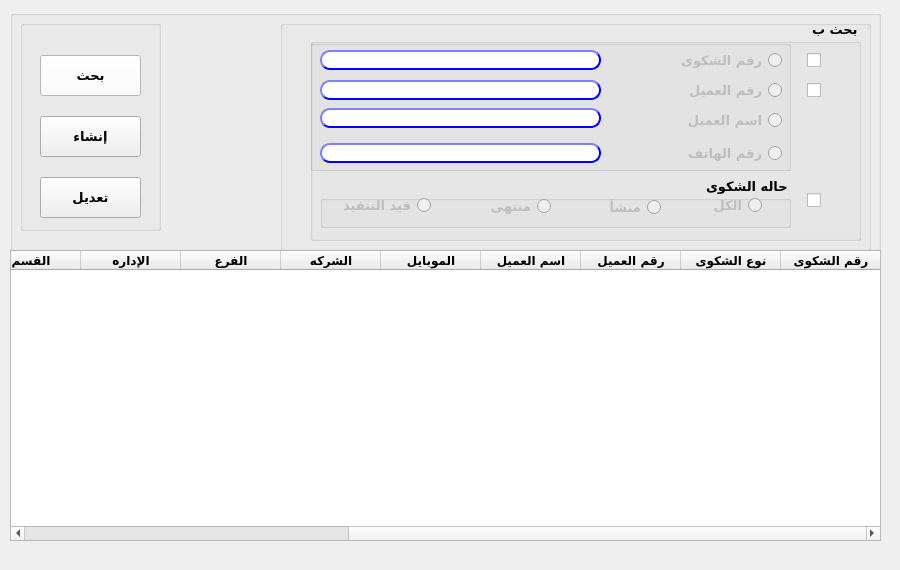
<?xml version="1.0" encoding="UTF-8"?>
<ui version="4.0">
 <class>QForm_prom_display</class>
 <widget class="QWidget" name="QForm_prom_display">
  <property name="geometry">
   <rect>
    <x>0</x>
    <y>0</y>
    <width>900</width>
    <height>570</height>
   </rect>
  </property>
  <property name="minimumSize">
   <size>
    <width>900</width>
    <height>570</height>
   </size>
  </property>
  <property name="maximumSize">
   <size>
    <width>900</width>
    <height>570</height>
   </size>
  </property>
  <property name="windowTitle">
   <string>شكاوى العملاء</string>
  </property>
  <property name="toolTip">
   <string/>
  </property>
  <property name="statusTip">
   <string extracomment="display customers"/>
  </property>
  <property name="whatsThis">
   <string extracomment="display customer"/>
  </property>
  <property name="accessibleName">
   <string extracomment="display cust"/>
  </property>
  <property name="accessibleDescription">
   <string extracomment="display cust1"/>
  </property>
  <property name="layoutDirection">
   <enum>Qt::RightToLeft</enum>
  </property>
  <widget class="QGroupBox" name="groupBox">
   <property name="geometry">
    <rect>
     <x>10</x>
     <y>10</y>
     <width>871</width>
     <height>241</height>
    </rect>
   </property>
   <property name="font">
    <font>
     <family>29LT Bukra Regular</family>
     <pointsize>10</pointsize>
     <weight>75</weight>
     <bold>true</bold>
    </font>
   </property>
   <property name="layoutDirection">
    <enum>Qt::LeftToRight</enum>
   </property>
   <property name="autoFillBackground">
    <bool>false</bool>
   </property>
   <property name="styleSheet">
    <string notr="true"/>
   </property>
   <property name="title">
    <string/>
   </property>
   <widget class="QGroupBox" name="groupBox_5">
    <property name="geometry">
     <rect>
      <x>270</x>
      <y>10</y>
      <width>591</width>
      <height>231</height>
     </rect>
    </property>
    <property name="font">
     <font>
      <family>29LT Bukra Regular</family>
      <pointsize>10</pointsize>
      <weight>75</weight>
      <bold>true</bold>
     </font>
    </property>
    <property name="layoutDirection">
     <enum>Qt::RightToLeft</enum>
    </property>
    <property name="title">
     <string/>
    </property>
    <widget class="QGroupBox" name="QgroupBox_prom">
     <property name="enabled">
      <bool>true</bool>
     </property>
     <property name="geometry">
      <rect>
       <x>30</x>
       <y>0</y>
       <width>551</width>
       <height>221</height>
      </rect>
     </property>
     <property name="font">
      <font>
       <family>29LT Bukra Regular</family>
       <pointsize>10</pointsize>
       <weight>75</weight>
       <bold>true</bold>
      </font>
     </property>
     <property name="title">
      <string>بحث ب</string>
     </property>
     <widget class="QGroupBox" name="groupBox_4">
      <property name="enabled">
       <bool>true</bool>
      </property>
      <property name="geometry">
       <rect>
        <x>0</x>
        <y>20</y>
        <width>481</width>
        <height>131</height>
       </rect>
      </property>
      <property name="font">
       <font>
        <family>29LT Bukra Regular</family>
        <pointsize>10</pointsize>
        <weight>75</weight>
        <bold>true</bold>
       </font>
      </property>
      <property name="layoutDirection">
       <enum>Qt::RightToLeft</enum>
      </property>
      <property name="title">
       <string/>
      </property>
      <widget class="QRadioButton" name="Rbtn_custNo">
       <property name="enabled">
        <bool>false</bool>
       </property>
       <property name="geometry">
        <rect>
         <x>331</x>
         <y>40</y>
         <width>141</width>
         <height>20</height>
        </rect>
       </property>
       <property name="font">
        <font>
         <family>29LT Bukra Regular</family>
         <pointsize>10</pointsize>
         <weight>75</weight>
         <bold>true</bold>
        </font>
       </property>
       <property name="text">
        <string>رقم العميل</string>
       </property>
      </widget>
      <widget class="QLineEdit" name="LE_custNo">
       <property name="enabled">
        <bool>false</bool>
       </property>
       <property name="geometry">
        <rect>
         <x>10</x>
         <y>40</y>
         <width>281</width>
         <height>20</height>
        </rect>
       </property>
       <property name="font">
        <font>
         <family>29LT Bukra Regular</family>
         <weight>75</weight>
         <bold>true</bold>
        </font>
       </property>
       <property name="styleSheet">
        <string notr="true">QLineEdit{
                                        background-color: white;
                                        border-style: outset;
                                        border-width: 2px;
                                        border-radius: 10px;
                                        border-color: blue;
                                        min-width: 6em;
                                        }
                                        QLineEdit:hover {
                                        background: qradialgradient(
                                        cx: 0.3, cy: -0.4, fx: 0.3, fy: -0.4,
                                        radius: 1.35, stop: 0 #fff, stop: 1 #bbb
                                        );
                                        }
                                       QLineEdit:pressed {
                                        border-style: inset;
                                        background: qradialgradient(
                                        cx: 0.4, cy: -0.1, fx: 0.4, fy: -0.1,
                                        radius: 1.35, stop: 0 #fff, stop: 1 #ddd
                                        );
                                        }
                                    </string>
       </property>
      </widget>
      <widget class="QRadioButton" name="Rbtn_custPhone">
       <property name="enabled">
        <bool>false</bool>
       </property>
       <property name="geometry">
        <rect>
         <x>331</x>
         <y>103</y>
         <width>141</width>
         <height>20</height>
        </rect>
       </property>
       <property name="font">
        <font>
         <family>29LT Bukra Regular</family>
         <pointsize>10</pointsize>
         <weight>75</weight>
         <bold>true</bold>
        </font>
       </property>
       <property name="text">
        <string>رقم الهاتف</string>
       </property>
      </widget>
      <widget class="QLineEdit" name="LE_custPhone">
       <property name="enabled">
        <bool>false</bool>
       </property>
       <property name="geometry">
        <rect>
         <x>10</x>
         <y>103</y>
         <width>281</width>
         <height>20</height>
        </rect>
       </property>
       <property name="font">
        <font>
         <family>29LT Bukra Regular</family>
         <weight>75</weight>
         <bold>true</bold>
        </font>
       </property>
       <property name="styleSheet">
        <string notr="true">QLineEdit{
                                        background-color: white;
                                        border-style: outset;
                                        border-width: 2px;
                                        border-radius: 10px;
                                        border-color: blue;
                                        min-width: 6em;
                                        }
                                        QLineEdit:hover {
                                        background: qradialgradient(
                                        cx: 0.3, cy: -0.4, fx: 0.3, fy: -0.4,
                                        radius: 1.35, stop: 0 #fff, stop: 1 #bbb
                                        );
                                        }
                                       QLineEdit:pressed {
                                        border-style: inset;
                                        background: qradialgradient(
                                        cx: 0.4, cy: -0.1, fx: 0.4, fy: -0.1,
                                        radius: 1.35, stop: 0 #fff, stop: 1 #ddd
                                        );
                                        }
                                    </string>
       </property>
      </widget>
      <widget class="QLineEdit" name="LE_custName">
       <property name="enabled">
        <bool>false</bool>
       </property>
       <property name="geometry">
        <rect>
         <x>10</x>
         <y>68</y>
         <width>281</width>
         <height>20</height>
        </rect>
       </property>
       <property name="font">
        <font>
         <family>29LT Bukra Regular</family>
         <weight>75</weight>
         <bold>true</bold>
        </font>
       </property>
       <property name="styleSheet">
        <string notr="true">QLineEdit{
                                        background-color: white;
                                        border-style: outset;
                                        border-width: 2px;
                                        border-radius: 10px;
                                        border-color: blue;
                                        min-width: 6em;
                                        }
                                        QLineEdit:hover {
                                        background: qradialgradient(
                                        cx: 0.3, cy: -0.4, fx: 0.3, fy: -0.4,
                                        radius: 1.35, stop: 0 #fff, stop: 1 #bbb
                                        );
                                        }
                                       QLineEdit:pressed {
                                        border-style: inset;
                                        background: qradialgradient(
                                        cx: 0.4, cy: -0.1, fx: 0.4, fy: -0.1,
                                        radius: 1.35, stop: 0 #fff, stop: 1 #ddd
                                        );
                                        }
                                    </string>
       </property>
      </widget>
      <widget class="QRadioButton" name="Rbtn_custName">
       <property name="enabled">
        <bool>false</bool>
       </property>
       <property name="geometry">
        <rect>
         <x>331</x>
         <y>70</y>
         <width>141</width>
         <height>20</height>
        </rect>
       </property>
       <property name="font">
        <font>
         <family>29LT Bukra Regular</family>
         <pointsize>10</pointsize>
         <weight>75</weight>
         <bold>true</bold>
        </font>
       </property>
       <property name="text">
        <string>اسم العميل</string>
       </property>
      </widget>
      <widget class="QLineEdit" name="LE_complainNo">
       <property name="enabled">
        <bool>false</bool>
       </property>
       <property name="geometry">
        <rect>
         <x>10</x>
         <y>10</y>
         <width>281</width>
         <height>20</height>
        </rect>
       </property>
       <property name="font">
        <font>
         <family>29LT Bukra Regular</family>
         <weight>75</weight>
         <bold>true</bold>
        </font>
       </property>
       <property name="styleSheet">
        <string notr="true">QLineEdit{
                                        background-color: white;
                                        border-style: outset;
                                        border-width: 2px;
                                        border-radius: 10px;
                                        border-color: blue;
                                        min-width: 6em;
                                        }
                                        QLineEdit:hover {
                                        background: qradialgradient(
                                        cx: 0.3, cy: -0.4, fx: 0.3, fy: -0.4,
                                        radius: 1.35, stop: 0 #fff, stop: 1 #bbb
                                        );
                                        }
                                       QLineEdit:pressed {
                                        border-style: inset;
                                        background: qradialgradient(
                                        cx: 0.4, cy: -0.1, fx: 0.4, fy: -0.1,
                                        radius: 1.35, stop: 0 #fff, stop: 1 #ddd
                                        );
                                        }
                                    </string>
       </property>
      </widget>
      <widget class="QRadioButton" name="Rbtn_complainNo">
       <property name="enabled">
        <bool>false</bool>
       </property>
       <property name="geometry">
        <rect>
         <x>331</x>
         <y>10</y>
         <width>141</width>
         <height>20</height>
        </rect>
       </property>
       <property name="font">
        <font>
         <family>29LT Bukra Regular</family>
         <pointsize>10</pointsize>
         <weight>75</weight>
         <bold>true</bold>
        </font>
       </property>
       <property name="text">
        <string>رقم الشكوى</string>
       </property>
      </widget>
     </widget>
     <widget class="QGroupBox" name="groupBox_6">
      <property name="enabled">
       <bool>true</bool>
      </property>
      <property name="geometry">
       <rect>
        <x>10</x>
        <y>157</y>
        <width>471</width>
        <height>51</height>
       </rect>
      </property>
      <property name="font">
       <font>
        <family>29LT Bukra Regular</family>
        <pointsize>10</pointsize>
        <weight>75</weight>
        <bold>true</bold>
       </font>
      </property>
      <property name="layoutDirection">
       <enum>Qt::RightToLeft</enum>
      </property>
      <property name="title">
       <string>حاله الشكوى</string>
      </property>
      <widget class="QRadioButton" name="Rbtn_stsCreated">
       <property name="enabled">
        <bool>false</bool>
       </property>
       <property name="geometry">
        <rect>
         <x>270</x>
         <y>20</y>
         <width>71</width>
         <height>20</height>
        </rect>
       </property>
       <property name="font">
        <font>
         <family>29LT Bukra Regular</family>
         <pointsize>10</pointsize>
         <weight>75</weight>
         <bold>true</bold>
        </font>
       </property>
       <property name="layoutDirection">
        <enum>Qt::RightToLeft</enum>
       </property>
       <property name="text">
        <string>منشأ</string>
       </property>
      </widget>
      <widget class="QRadioButton" name="Rbtn_stsAll">
       <property name="enabled">
        <bool>false</bool>
       </property>
       <property name="geometry">
        <rect>
         <x>350</x>
         <y>20</y>
         <width>92</width>
         <height>17</height>
        </rect>
       </property>
       <property name="font">
        <font>
         <family>29LT Bukra Regular</family>
         <pointsize>10</pointsize>
         <weight>75</weight>
         <bold>true</bold>
        </font>
       </property>
       <property name="layoutDirection">
        <enum>Qt::RightToLeft</enum>
       </property>
       <property name="text">
        <string>الكل</string>
       </property>
      </widget>
      <widget class="QRadioButton" name="Rbtn_stsFinished">
       <property name="enabled">
        <bool>false</bool>
       </property>
       <property name="geometry">
        <rect>
         <x>150</x>
         <y>19</y>
         <width>81</width>
         <height>20</height>
        </rect>
       </property>
       <property name="font">
        <font>
         <family>29LT Bukra Regular</family>
         <pointsize>10</pointsize>
         <weight>75</weight>
         <bold>true</bold>
        </font>
       </property>
       <property name="layoutDirection">
        <enum>Qt::RightToLeft</enum>
       </property>
       <property name="text">
        <string>منتهى</string>
       </property>
      </widget>
      <widget class="QRadioButton" name="Rbtn_stsInprogress">
       <property name="enabled">
        <bool>false</bool>
       </property>
       <property name="geometry">
        <rect>
         <x>10</x>
         <y>18</y>
         <width>101</width>
         <height>20</height>
        </rect>
       </property>
       <property name="font">
        <font>
         <family>29LT Bukra Regular</family>
         <pointsize>10</pointsize>
         <weight>75</weight>
         <bold>true</bold>
        </font>
       </property>
       <property name="layoutDirection">
        <enum>Qt::RightToLeft</enum>
       </property>
       <property name="text">
        <string>قيد التنفيذ</string>
       </property>
      </widget>
     </widget>
     <widget class="QCheckBox" name="chk_search_status">
      <property name="geometry">
       <rect>
        <x>480</x>
        <y>170</y>
        <width>31</width>
        <height>20</height>
       </rect>
      </property>
      <property name="font">
       <font>
        <family>29LT Bukra Regular</family>
        <pointsize>10</pointsize>
        <weight>75</weight>
        <bold>true</bold>
       </font>
      </property>
      <property name="text">
       <string/>
      </property>
     </widget>
     <widget class="QCheckBox" name="chk_status_2">
      <property name="geometry">
       <rect>
        <x>470</x>
        <y>60</y>
        <width>41</width>
        <height>20</height>
       </rect>
      </property>
      <property name="font">
       <font>
        <family>29LT Bukra Regular</family>
        <pointsize>10</pointsize>
        <weight>75</weight>
        <bold>true</bold>
       </font>
      </property>
      <property name="text">
       <string/>
      </property>
     </widget>
     <widget class="QCheckBox" name="chk_search_other">
      <property name="geometry">
       <rect>
        <x>480</x>
        <y>30</y>
        <width>31</width>
        <height>20</height>
       </rect>
      </property>
      <property name="font">
       <font>
        <family>29LT Bukra Regular</family>
        <pointsize>10</pointsize>
        <weight>75</weight>
        <bold>true</bold>
       </font>
      </property>
      <property name="text">
       <string/>
      </property>
     </widget>
    </widget>
   </widget>
   <widget class="QGroupBox" name="groupBox_8">
    <property name="geometry">
     <rect>
      <x>10</x>
      <y>10</y>
      <width>141</width>
      <height>211</height>
     </rect>
    </property>
    <property name="font">
     <font>
      <family>29LT Bukra Regular</family>
      <pointsize>10</pointsize>
      <weight>75</weight>
      <bold>true</bold>
     </font>
    </property>
    <property name="title">
     <string/>
    </property>
    <widget class="QPushButton" name="Qbtn_search">
     <property name="geometry">
      <rect>
       <x>20</x>
       <y>35</y>
       <width>101</width>
       <height>41</height>
      </rect>
     </property>
     <property name="sizePolicy">
      <sizepolicy hsizetype="Preferred" vsizetype="Fixed">
       <horstretch>0</horstretch>
       <verstretch>0</verstretch>
      </sizepolicy>
     </property>
     <property name="palette">
      <palette>
       <active>
        <colorrole role="Button">
         <brush brushstyle="SolidPattern">
          <color alpha="255">
           <red>255</red>
           <green>255</green>
           <blue>255</blue>
          </color>
         </brush>
        </colorrole>
        <colorrole role="Base">
         <brush brushstyle="SolidPattern">
          <color alpha="255">
           <red>255</red>
           <green>255</green>
           <blue>255</blue>
          </color>
         </brush>
        </colorrole>
        <colorrole role="Window">
         <brush brushstyle="SolidPattern">
          <color alpha="255">
           <red>255</red>
           <green>255</green>
           <blue>255</blue>
          </color>
         </brush>
        </colorrole>
       </active>
       <inactive>
        <colorrole role="Button">
         <brush brushstyle="SolidPattern">
          <color alpha="255">
           <red>255</red>
           <green>255</green>
           <blue>255</blue>
          </color>
         </brush>
        </colorrole>
        <colorrole role="Base">
         <brush brushstyle="SolidPattern">
          <color alpha="255">
           <red>255</red>
           <green>255</green>
           <blue>255</blue>
          </color>
         </brush>
        </colorrole>
        <colorrole role="Window">
         <brush brushstyle="SolidPattern">
          <color alpha="255">
           <red>255</red>
           <green>255</green>
           <blue>255</blue>
          </color>
         </brush>
        </colorrole>
       </inactive>
       <disabled>
        <colorrole role="Button">
         <brush brushstyle="SolidPattern">
          <color alpha="255">
           <red>255</red>
           <green>255</green>
           <blue>255</blue>
          </color>
         </brush>
        </colorrole>
        <colorrole role="Base">
         <brush brushstyle="SolidPattern">
          <color alpha="255">
           <red>255</red>
           <green>255</green>
           <blue>255</blue>
          </color>
         </brush>
        </colorrole>
        <colorrole role="Window">
         <brush brushstyle="SolidPattern">
          <color alpha="255">
           <red>255</red>
           <green>255</green>
           <blue>255</blue>
          </color>
         </brush>
        </colorrole>
       </disabled>
      </palette>
     </property>
     <property name="font">
      <font>
       <family>29LT Bukra Regular</family>
       <pointsize>10</pointsize>
       <weight>75</weight>
       <italic>false</italic>
       <bold>true</bold>
      </font>
     </property>
     <property name="styleSheet">
      <string notr="true"/>
     </property>
     <property name="text">
      <string>بحث</string>
     </property>
     <property name="checkable">
      <bool>true</bool>
     </property>
     <property name="default">
      <bool>false</bool>
     </property>
     <property name="flat">
      <bool>false</bool>
     </property>
    </widget>
    <widget class="QPushButton" name="Qbtn_create">
     <property name="geometry">
      <rect>
       <x>20</x>
       <y>96</y>
       <width>101</width>
       <height>41</height>
      </rect>
     </property>
     <property name="sizePolicy">
      <sizepolicy hsizetype="Preferred" vsizetype="Fixed">
       <horstretch>0</horstretch>
       <verstretch>0</verstretch>
      </sizepolicy>
     </property>
     <property name="font">
      <font>
       <family>29LT Bukra Regular</family>
       <pointsize>10</pointsize>
       <weight>75</weight>
       <bold>true</bold>
      </font>
     </property>
     <property name="styleSheet">
      <string notr="true"/>
     </property>
     <property name="text">
      <string>إنشاء</string>
     </property>
    </widget>
    <widget class="QPushButton" name="Qbtn_modify">
     <property name="geometry">
      <rect>
       <x>20</x>
       <y>157</y>
       <width>101</width>
       <height>41</height>
      </rect>
     </property>
     <property name="sizePolicy">
      <sizepolicy hsizetype="Preferred" vsizetype="Fixed">
       <horstretch>0</horstretch>
       <verstretch>0</verstretch>
      </sizepolicy>
     </property>
     <property name="font">
      <font>
       <family>29LT Bukra Regular</family>
       <pointsize>10</pointsize>
       <weight>75</weight>
       <italic>false</italic>
       <bold>true</bold>
      </font>
     </property>
     <property name="styleSheet">
      <string notr="true"/>
     </property>
     <property name="text">
      <string>تعديل</string>
     </property>
    </widget>
   </widget>
  </widget>
  <widget class="QWidget" name="gridLayoutWidget_4">
   <property name="geometry">
    <rect>
     <x>10</x>
     <y>250</y>
     <width>871</width>
     <height>291</height>
    </rect>
   </property>
   <property name="font">
    <font>
     <family>29LT Bukra Regular</family>
     <weight>75</weight>
     <bold>true</bold>
    </font>
   </property>
   <layout class="QGridLayout" name="gridLayout_7">
    <item row="0" column="0">
     <widget class="QTableWidget" name="Qtable_custComplains">
      <property name="enabled">
       <bool>true</bool>
      </property>
      <property name="font">
       <font>
        <family>29LT Bukra Regular</family>
        <weight>75</weight>
        <bold>true</bold>
       </font>
      </property>
      <property name="styleSheet">
       <string notr="true"/>
      </property>
      <property name="columnCount">
       <number>13</number>
      </property>
      <column>
       <property name="text">
        <string>رقم الشكوى</string>
       </property>
      </column>
      <column>
       <property name="text">
        <string>نوع الشكوى</string>
       </property>
      </column>
      <column>
       <property name="text">
        <string>رقم العميل</string>
       </property>
      </column>
      <column>
       <property name="text">
        <string>اسم العميل</string>
       </property>
      </column>
      <column>
       <property name="text">
        <string>الموبايل</string>
       </property>
      </column>
      <column>
       <property name="text">
        <string>الشركه</string>
       </property>
      </column>
      <column>
       <property name="text">
        <string>الفرع</string>
       </property>
      </column>
      <column>
       <property name="text">
        <string>الإداره</string>
       </property>
      </column>
      <column>
       <property name="text">
        <string>القسم</string>
       </property>
      </column>
      <column>
       <property name="text">
        <string>الماكينه</string>
       </property>
      </column>
      <column>
       <property name="text">
        <string>تاريخ الفاتوره</string>
       </property>
      </column>
      <column>
       <property name="text">
        <string>المسئول</string>
       </property>
      </column>
      <column>
       <property name="text">
        <string>حاله الشكوى</string>
       </property>
      </column>
     </widget>
    </item>
   </layout>
  </widget>
 </widget>
 <resources/>
 <connections/>
</ui>
